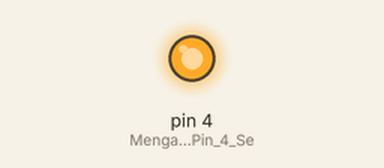
This sketch was run on a simulated Arduino Uno, built with avr-gcc and run on an emulated ATmega328P. On the bench: output pins drawn as LEDs (lit = HIGH).

Above: at 2.2 s.
At 6.7 s:
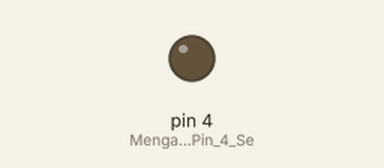
Timing chart, 0 to 11.7 s (numbered marks = the images above):
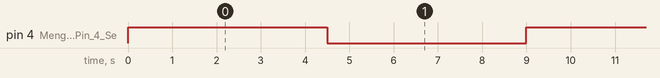

The sketch:

xitkj4016.ino
```cpp
void setup()
{
  pinMode(4, OUTPUT);   // Mengatur Digital Pin 4 Sebagai Output
}
void loop()
{
  digitalWrite(4, HIGH);   // Menyalakan LED pada Pin 4
  delay(4500);               // Tunggu 4,5 detik
  digitalWrite(4, LOW);    // Mematikan LED pada Pin 4
  delay(4500);               // Tunggu 4,5 detik
}
```

Measured:
- by itself, pin 4 (Mengatur_Digital_Pin_4_Se): alternates HIGH for 4.5 s and LOW for 4.5 s
